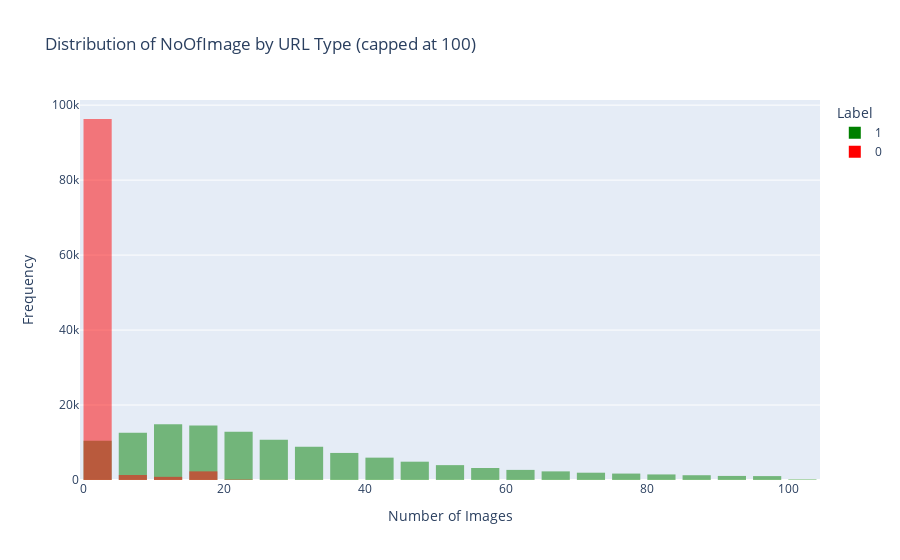

Notebook code cell kept with this figure:
### Markdown cell above
### Histogram Showing the Frequency of Phishing Vs Legitimate given NoOfImages.

### Code cell
import plotly.express as px

# Filter data to exclude extreme outliers
filtered_df = phish[phish['NoOfImage'] <= 100]

fig = px.histogram(
    filtered_df,
    x="NoOfImage",
    color="label",
    barmode="overlay",
    nbins=30,
    labels={"label": "URL Type"},
    color_discrete_map={0: "red", 1: "green"},
    title="Distribution of NoOfImage by URL Type (capped at 100 images)"
)

fig.update_layout(
    xaxis_title="Number of Images",
    yaxis_title="Frequency",
    legend_title="Label",
    bargap=0.2
)

fig.show()

### Figure 1 — Plotly figure (JSON) as saved in the notebook; plotly's stock layout.template omitted (floating-point values rounded to 4 significant figures; data arrays with more than 128 entries replaced by an {"elided": "..."} marker saying what was removed)
{"data": [{"alignmentgroup": "True", "bingroup": "x", "hovertemplate": "URL Type=1<br>NoOfImage=%{x}<br>count=%{y}<extra></extra>", "legendgroup": "1", "marker": {"color": "green", "opacity": 0.5, "pattern": {"shape": ""}}, "name": "1", "nbinsx": 30, "offsetgroup": "1", "orientation": "v", "showlegend": true, "type": "histogram", "x": {"elided": "123965 int values"}, "xaxis": "x", "yaxis": "y"}, {"alignmentgroup": "True", "bingroup": "x", "hovertemplate": "URL Type=0<br>NoOfImage=%{x}<br>count=%{y}<extra></extra>", "legendgroup": "0", "marker": {"color": "red", "opacity": 0.5, "pattern": {"shape": ""}}, "name": "0", "nbinsx": 30, "offsetgroup": "0", "orientation": "v", "showlegend": true, "type": "histogram", "x": {"elided": "100943 int values"}, "xaxis": "x", "yaxis": "y"}], "layout": {"bargap": 0.2, "barmode": "overlay", "legend": {"title": {"text": "Label"}, "tracegroupgap": 0}, "title": {"text": "Distribution of NoOfImage by URL Type (capped at 100)"}, "xaxis": {"anchor": "y", "domain": [0, 1], "title": {"text": "Number of Images"}}, "yaxis": {"anchor": "x", "domain": [0, 1], "title": {"text": "Frequency"}}}}
